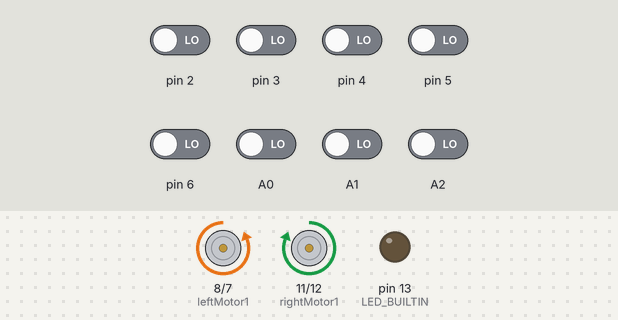
Bench run of a sketch on a simulated Arduino Uno, built with avr-gcc and run on an emulated ATmega328P. On the bench: motor-driver pin pairs drawn as motors (green arrow = first pin HIGH = forward, orange = second pin HIGH = backward, longer = more drive, scaled by the enable pin), output pins drawn as LEDs (lit = HIGH). The test bench sets the inputs (shaded band); at power-on: A0–2, pin 2–6 LOW. What the sketch prints to the serial monitor is not drawn.

Above: at 4.2 s.
4.3 s: pin 2 driven HIGH
At 4.66 s:
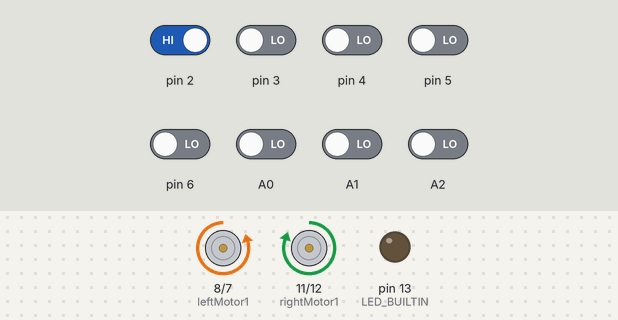
6.2 s: A2 driven HIGH
At 7.7 s:
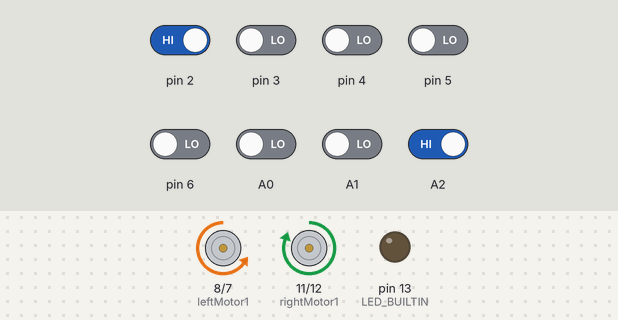
8.0 s: pin 4 driven HIGH
At 9.2 s:
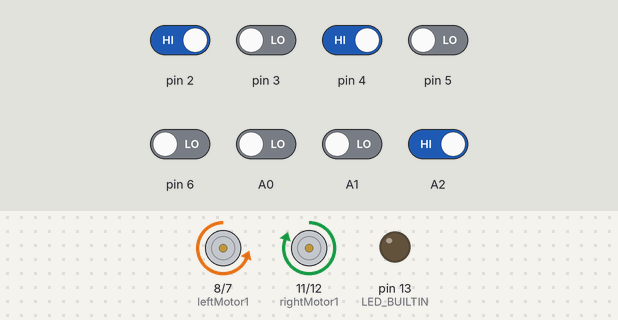
11.0 s: pin 6 driven HIGH
At 12.3 s:
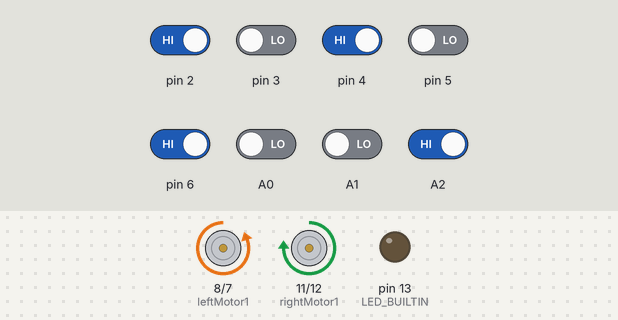
12.8 s: pin 5 driven HIGH
At 14.3 s:
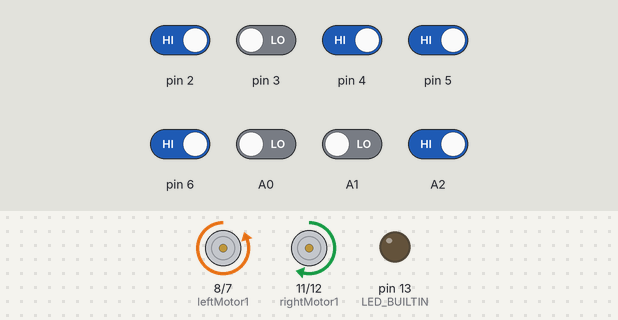
15.0 s: pin 3 driven HIGH
At 17.3 s:
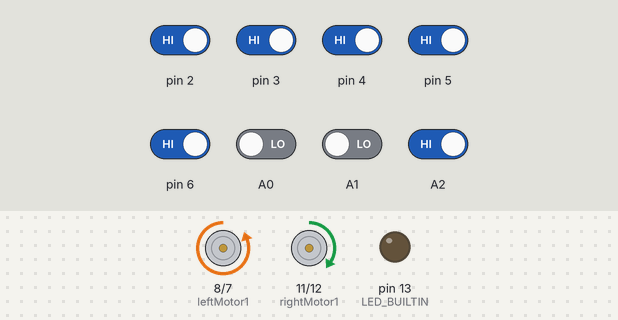
Timing chart, 0 to 18.4 s (numbered marks = the images above; inputs shaded):
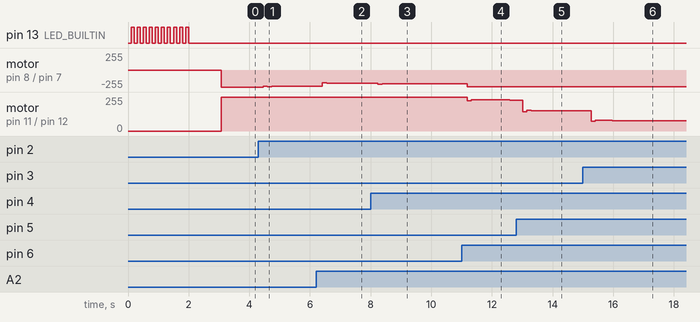

Measured:
- after the input at 4.3 s, motor on pin 8 (leftMotor1) / pin 7 (leftMotor2): backward 255/255 → backward 247/255 after 0.16 s, → backward 249/255 0.14 s later, → backward 247/255 0.14 s later; motor on pin 11 (rightMotor1) / pin 12 (rightMotor2): forward 255/255 → forward 254/255 after 0.16 s
- after the input at 6.2 s, motor on pin 8 (leftMotor1) / pin 7 (leftMotor2): backward 247/255 → backward 191/255 after 0.21 s, → backward 197/255 0.14 s later, → backward 195/255 0.42 s later
- after the input at 8.0 s, motor on pin 8 (leftMotor1) / pin 7 (leftMotor2): backward 195/255 → backward 211/255 after 0.24 s, → backward 209/255 0.14 s later
- after the input at 11.0 s, motor on pin 8 (leftMotor1) / pin 7 (leftMotor2): backward 209/255 → backward 254/255 after 0.18 s; motor on pin 11 (rightMotor1) / pin 12 (rightMotor2): forward 254/255 → forward 227/255 after 0.18 s, → forward 235/255 0.14 s later, → forward 233/255 0.14 s later, → forward 231/255 1.1 s later
- after the input at 12.8 s, motor on pin 11 (rightMotor1) / pin 12 (rightMotor2): forward 231/255 → forward 145/255 after 0.21 s, → forward 155/255 0.14 s later, → forward 153/255 0.14 s later, → forward 151/255 0.28 s later
- after the input at 15.0 s, motor on pin 11 (rightMotor1) / pin 12 (rightMotor2): forward 151/255 → forward 73/255 after 0.27 s, → forward 81/255 0.14 s later, → forward 79/255 0.14 s later, → forward 77/255 0.42 s later

The sketch:

pid_v0.03.ino
```cpp
#include <QTRSensors.h>

//------------------------------------------------------------------------------------------------------------------
#define rightMotor2 12
#define rightMotor1 11
#define rightMotorPWM 10
#define leftMotorPWM 9
#define leftMotor1 8
#define leftMotor2 7

//------------------------------------------------------------------------------------------------------------------
#define Kp 0.2     // 255: 0.1     110: 0.2      | 80: 0.45   90: 0.99                                   //0.167
#define Ki 0.05     // 255: 0.05    110: 0.05     | 80: 0.08   90: 0.15
#define Kd 0.004    // 255: 0.003   110: 0.004    | 80: 0.01   90: 0.03

//------------------------------------------------------------------------------------------------------------------
uint8_t rightMaxSpeed = 255;
uint8_t leftMaxSpeed = 255;

//------------------------------------------------------------------------------------------------------------------
QTRSensors qtr;
const uint8_t SensorCount = 8;
unsigned int sensorValues[SensorCount];

//------------------------------------------------------------------------------------------------------------------
int lastError = 0;
int position = 0;
unsigned long cTime, pTime;
float eTime;
float P_error;
float I_error;
float D_error;
float PID_value;

//******************************************************************************************************************
void setup() {
  pinMode(LED_BUILTIN, OUTPUT);
  for (int i = 0; i < 10; i++) {
    digitalWrite(LED_BUILTIN, LOW);
    delay(100);
    digitalWrite(LED_BUILTIN, HIGH);
    delay(100);
  }

  Serial.begin(9600);
  //------------------------------------------------------------------------------------------------------------------
  qtr.setTypeRC();
  qtr.setSensorPins((const uint8_t[]){ A2, A1, A0, 2, 3, 4, 5, 6 }, SensorCount);

  //------------------------------------------------------------------------------------------------------------------
  pinMode(rightMotor2, OUTPUT);
  pinMode(rightMotor1, OUTPUT);
  pinMode(rightMotorPWM, OUTPUT);
  pinMode(leftMotorPWM, OUTPUT);
  pinMode(leftMotor1, OUTPUT);
  pinMode(leftMotor2, OUTPUT);

  //------------------------------------------------------------------------------------------------------------------
  analogWrite(rightMotorPWM, 0);
  analogWrite(leftMotorPWM, 0);
  //------------------------------------------------------------------------------------------------------------------
  digitalWrite(LED_BUILTIN, LOW);
  delay(1000);
}
//******************************************************************************************************************
void loop() {
  char pntX[100];
  char floX[10];
  int med_Speed_R;
  int med_Speed_L;

  qtr.read(sensorValues);
  position = calculateError(sensorValues);

  P_error = position;
  cTime = millis();
  eTime = (float)(cTime - pTime) / 1000;
  I_error = I_error * 2 / 3 + P_error * eTime;
  D_error = (P_error - lastError) / eTime;
  PID_value = Kp * P_error + Ki * I_error + Kd * D_error;


  Serial.print("  Position:");
  Serial.print(position);
  dtostrf(Kp * P_error, 9, 3, floX);
  sprintf(pntX, "    P: %s", floX);
  Serial.print(pntX);
  dtostrf(Ki * I_error, 9, 3, floX);
  sprintf(pntX, "    I: %s", floX);
  Serial.print(pntX);
  dtostrf(Kd * D_error, 9, 3, floX);
  sprintf(pntX, "    D: %s", floX);
  Serial.print(pntX);
  dtostrf(PID_value, 9, 3, floX);
  sprintf(pntX, "    PID: %s", floX);
  Serial.print(pntX);
  Serial.print("  eTime:");
  Serial.print(eTime);


  lastError = P_error;
  pTime = cTime;

  med_Speed_L = leftMaxSpeed - abs(PID_value);
  med_Speed_R = rightMaxSpeed - abs(PID_value);
  int leftMotorSpeed = med_Speed_L - PID_value;
  int rightMotorSpeed = med_Speed_R + PID_value;
  leftMotorSpeed = constrain(leftMotorSpeed, 35, leftMaxSpeed);
  rightMotorSpeed = constrain(rightMotorSpeed, 35, rightMaxSpeed);


  Serial.print("  leftMotorSpeed:");
  Serial.print(leftMotorSpeed);
  Serial.print("  rightMotorSpeed:");
  Serial.println(rightMotorSpeed);


  delayMicroseconds(80);

  // Motorları kontrol et
  digitalWrite(rightMotor1, 1);
  digitalWrite(rightMotor2, 0);
  analogWrite(rightMotorPWM, rightMotorSpeed);

  digitalWrite(leftMotor1, 0);
  digitalWrite(leftMotor2, 1);
  analogWrite(leftMotorPWM, leftMotorSpeed);
}

double calculateError(unsigned int *sensors) {
  double weightedSum = 0;
  double sum = 0;

  for (int i = 0; i < 4; i++) {
    weightedSum -= ((2500-sensors[i]) * (7 - (2 * i)));
    sum += (2500-sensors[i]);
  }
  for (int i = 4; i < 8; i++) {
    weightedSum += ((2500-sensors[i]) * ((2 * i) - 7));
    sum += (2500-sensors[i]);
  }
  if (sum == 0)
    return 0;

  return ((weightedSum / sum) * 100);
}
```
